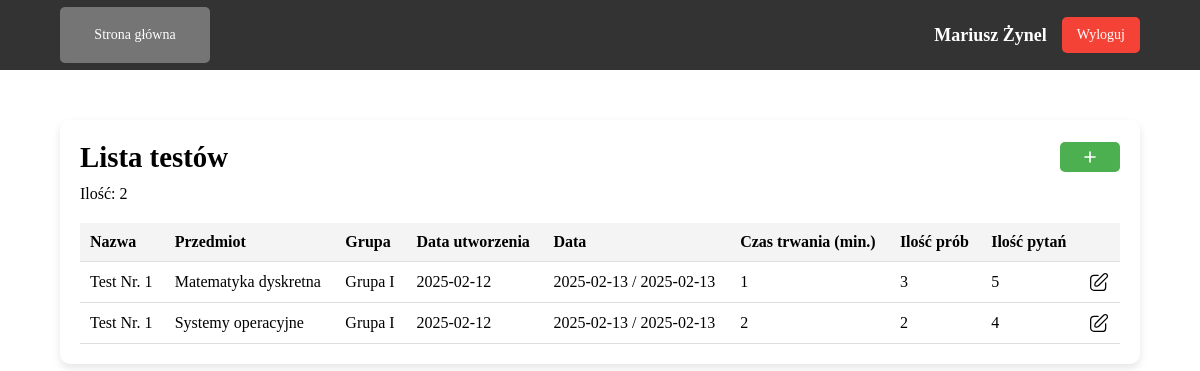
Page /teacher/tests.php (signed in) on the earlier database version.
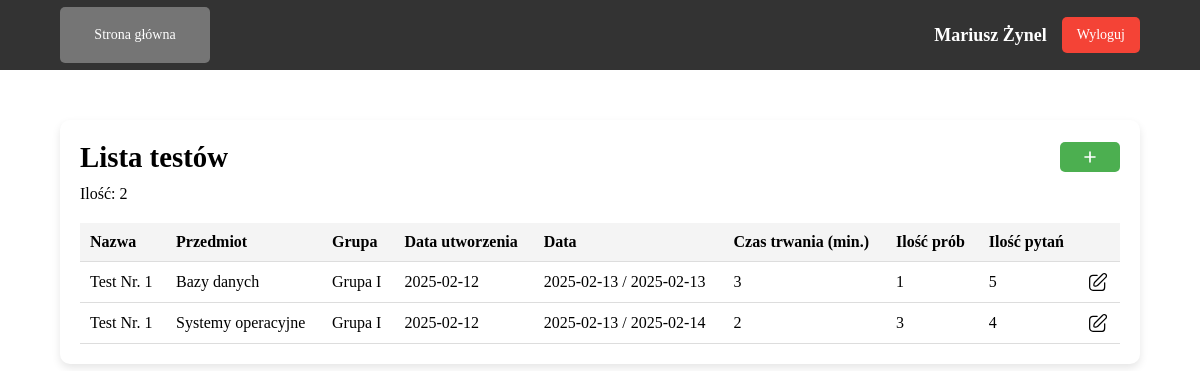
Same page on the later database version.
### tables this page shows
CREATE TABLE `tTesty` (
  `ID` int NOT NULL,
  `nazwa` varchar(255) DEFAULT NULL,
  `data_utworzenia` timestamp NULL DEFAULT CURRENT_TIMESTAMP,
  `data_rozpoczecia` datetime DEFAULT NULL,
  `data_zakonczenia` datetime DEFAULT NULL,
  `czas_trwania` int DEFAULT NULL,
  `ilosc_prob` int DEFAULT NULL,
  `id_grupy` int DEFAULT NULL,
  `id_wykladowcy` int DEFAULT NULL,
  `id_przedmiotu` int NOT NULL,
  `id_kierunku` int NOT NULL
);

CREATE TABLE `tPrzedmioty` (
  `ID` int NOT NULL,
  `nazwa` varchar(100) NOT NULL,
  `uwagi` text,
  `id_kierunku` int DEFAULT NULL
);

CREATE TABLE `tGrupy` (
  `ID` int NOT NULL,
  `rok` year NOT NULL,
  `nazwa` varchar(255) NOT NULL,
  `id_wykladowcy` int NOT NULL,
  `id_przedmiotu` int NOT NULL,
  `id_kierunku` int NOT NULL
);

### config/functions.php (called while the page is built, shortened)
<?php
    function getTestsByTeacherId($conn, $userId) {
        $query = "
            SELECT *
            FROM tTesty
            WHERE id_wykladowcy = '$userId'
        ";
        $result = mysqli_query($conn, $query);
        return $result;
    }
?>

### public/teacher/tests.php (the view, shortened to what the changed rows need)
<?php
    require_once('../../config/connect.php');
    require_once('../../config/functions.php');
    $user_id = $_SESSION['user_id'];
    $tTestInfo = getTestsByTeacherId($conn, $user_id);
    function getTestDetails($conn, $test_id) {
        $query = "SELECT t.ID, t.id_przedmiotu, p.nazwa AS nazwa_przedmiotu, COUNT(tp.id_pytania) AS liczba_pytan
                  FROM tTesty t
                  JOIN tPrzedmioty p ON t.id_przedmiotu = p.ID
                  LEFT JOIN tTestPytania tp ON tp.id_testu = t.ID
                  WHERE t.ID = $test_id
                  GROUP BY t.ID, t.id_przedmiotu, p.nazwa";
        $result = mysqli_query($conn, $query);
        $row = mysqli_fetch_assoc($result);
        return $row ? ['nazwa_przedmiotu' => $row['nazwa_przedmiotu'], 'liczba_pytan' => $row['liczba_pytan']] : ['nazwa_przedmiotu' => null, 'liczba_pytan' => 0];
    }
    function getGroupDetails($conn, $test_id){
        $query = "
        SELECT
            t.id_grupy,
            g.ID AS id_grupy,
            g.nazwa AS nazwa_grupy,
            g.rok AS rok_grupy,
            COUNT(gs.id_studenta) AS liczba_studentów,
            GROUP_CONCAT(CONCAT(s.imie, ' ', s.nazwisko, ' (', s.nr_albumu, ')') SEPARATOR '; ') AS studenci
        FROM tTesty t
        JOIN tGrupy g ON t.id_grupy = g.ID
        LEFT JOIN tGrupyStudenci gs ON g.ID = gs.id_grupy
        LEFT JOIN tStudenci s ON gs.id_studenta = s.id
        WHERE t.id = $test_id
        GROUP BY t.id_grupy, g.ID, g.nazwa, g.rok;
    ";
    $result = mysqli_query($conn, $query);
    return $result;
    }
?>
<!DOCTYPE html>
<html lang="en">
<head>
    <link rel="stylesheet" href="../../assets/css/main.css">
</head>
<body>
    <main class="main">
        <div class="container">
            <div class="title">
                <h1>Lista testów</h1>
            </div>
            <table>
                <thead>
                    <tr>
                        <th>Nazwa</th>
                        <th>Przedmiot</th>
                        <th>Grupa</th>
                        <th>Data utworzenia</th>
                        <th>Data</th>
                        <th>Czas trwania (min.)</th>
                        <th>Ilość prób</th>
                        <th>Ilość pytań</th>
                        <th></th>
                    </tr>
                </thead>
                <tbody>
                    <?php while ($testData = mysqli_fetch_assoc($tTestInfo)): ?>
                        <?php $test_id = $testData['ID']; ?>
                        <tr>
                            <td><?php echo $testData['nazwa']; ?></td>
                            <td>
                                <?php
                                     $testDetails = getTestDetails($conn, $test_id);
                                     echo ($testDetails['nazwa_przedmiotu'] ?? 'Brak danych') . "<br>";
                                ?>
                            </td>
                            <td>
                                <?php
                                    $groupDetails = getGroupDetails($conn, $test_id);
                                    if ($groupDetails && $group = mysqli_fetch_assoc($groupDetails)) {
                                        $studentList = $group['studenci'];
                                        echo "<span class='group-name' data-students='$studentList'>{$group['nazwa_grupy']}</span>";
                                    } else {
                                        echo 'Brak grupy';
                                    }
                                ?>
                            </td>
                            <td><?php echo date('Y-m-d', strtotime($testData['data_utworzenia'])); ?></td>
                            <td>
                                <?php
                                    $start = $testData['data_rozpoczecia'] ? date('Y-m-d', strtotime($testData['data_rozpoczecia'])) : 'Brak';
                                    $end = $testData['data_zakonczenia'] ? date('Y-m-d', strtotime($testData['data_zakonczenia'])) : 'Brak';
                                    echo "$start / $end";
                                ?>
                            </td>
                            <td><?php echo $testData['czas_trwania']; ?></td>
                            <td>
                                <?php
                                    echo $testData['ilosc_prob'] == -1 ? 'Nieograniczona' : $testData['ilosc_prob'];
                                ?>
                            </td>
                            <td>
                                <?php
                                    $testDetails = getTestDetails($conn, $test_id);
                                    echo $testDetails['liczba_pytan'];
                                ?>
                            </td>
                            <td>
                                <a href="edit_test.php?test_id=<?php echo $testData['ID']; ?>" class="btn-edit">
                                    <img src="../../assets/images/icons/edit.svg" class="edit-icon">
                                </a>
                            </td>
                        </tr>
                    <?php endwhile; ?>
                </tbody>
            </table>
        </div>
    </main>
</body>
</html>

Differences in the rows shown:
removed ttesty: nazwa "Test Nr. 1", id_przedmiotu.nazwa "Matematyka dyskretna", id_grupy.nazwa "Grupa I", data_utworzenia "2025-02-12", data_rozpoczecia "2025-02-13", data_zakonczenia "2025-02-13", czas_trwania "1", ilosc_prob "3", liczba_pytan "5"
removed ttesty: nazwa "Test Nr. 1", id_przedmiotu.nazwa "Systemy operacyjne", id_grupy.nazwa "Grupa I", data_utworzenia "2025-02-12", data_rozpoczecia "2025-02-13", data_zakonczenia "2025-02-13", czas_trwania "2", ilosc_prob "2", liczba_pytan "4"
added ttesty: nazwa "Test Nr. 1", id_przedmiotu.nazwa "Bazy danych", id_grupy.nazwa "Grupa I", data_utworzenia "2025-02-12", data_rozpoczecia "2025-02-13", data_zakonczenia "2025-02-13", czas_trwania "3", ilosc_prob "1", liczba_pytan "5"
added ttesty: nazwa "Test Nr. 1", id_przedmiotu.nazwa "Systemy operacyjne", id_grupy.nazwa "Grupa I", data_utworzenia "2025-02-12", data_rozpoczecia "2025-02-13", data_zakonczenia "2025-02-14", czas_trwania "2", ilosc_prob "3", liczba_pytan "4"
